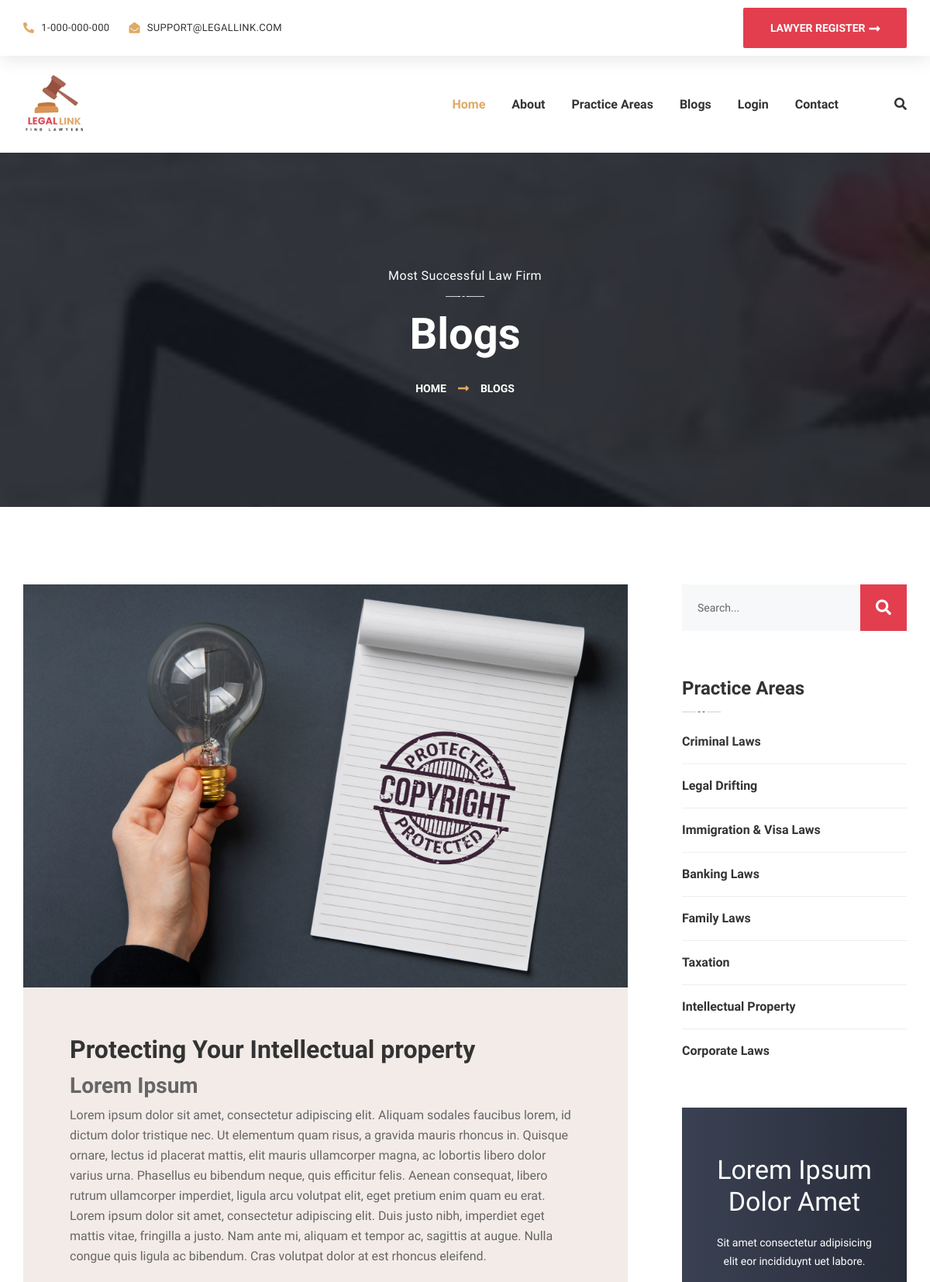
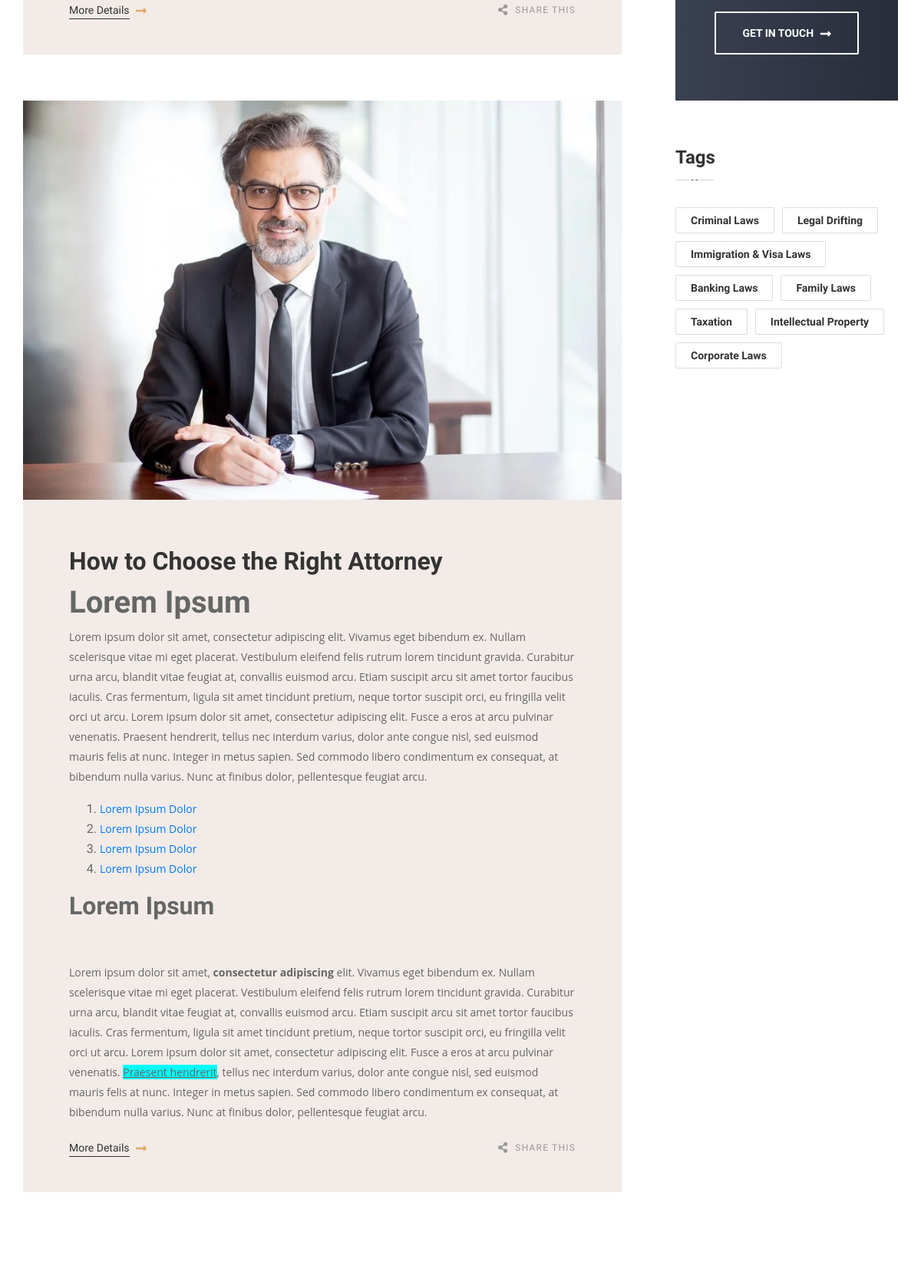
Screenshot of /blog-classic.php (upper part) with the database file from the repository (2 pictures, top to bottom).
### tables this page shows
CREATE TABLE `blogs` (
  `id` int(11) NOT NULL,
  `title` varchar(191) NOT NULL,
  `description` text NOT NULL,
  `featured_image` varchar(191) NOT NULL,
  `visible` mediumint(9) DEFAULT 0,
  `slug` varchar(191) NOT NULL,
  `meta_description` text NOT NULL,
  `created_at` timestamp NOT NULL DEFAULT current_timestamp()
);

CREATE TABLE `practiceareas` (
  `id` int(11) NOT NULL,
  `name` varchar(255) NOT NULL,
  `slug` varchar(255) NOT NULL,
  `image` varchar(255) DEFAULT NULL,
  `description` text DEFAULT NULL,
  `visible` int(11) DEFAULT 0,
  `created_at` datetime NOT NULL
);

### blog-classic.php (the view, shortened to what this page needs)
<?php include("assets/inc//db_conn.php") ?><!doctypehtml><html lang="en"><head><link href="assets/css/animate.css"rel="stylesheet"><link href="assets/css/bootstrap.min.css"rel="stylesheet"><link href="assets/css/bootstrap-datepicker.min.css"rel="stylesheet"><link href="assets/css/bootstrap-select.min.css"rel="stylesheet"><link href="assets/css/hover-min.css"rel="stylesheet"><link href="assets/css/magnific-popup.css"rel="stylesheet"><link href="assets/css/owl.carousel.min.css"rel="stylesheet"><link href="assets/css/owl.theme.default.min.css"rel="stylesheet"><link href="assets/plugins/opklim-icons/style.css"rel="stylesheet"><link href="assets/plugins/fontawesome-5/css/all.min.css"rel="stylesheet"><link href="assets/css/nouislider.css"rel="stylesheet"><link href="assets/css/nouislider.pips.css"rel="stylesheet"><link href="assets/css/jquery.bootstrap-touchspin.min.css"rel="stylesheet"><link href="assets/css/jquery.mCustomScrollbar.min.css"rel="stylesheet"><link href="assets/css/style.css"rel="stylesheet"><link href="assets/css/responsive.css"rel="stylesheet"></head><body><div class="page-wrapper"><?php include("assets/inc/nav-bar.php") ?><section class="inner-banner"style="background-image:url(assets/images/background/blogs.webp);background-size:cover"><div class="container"><p class="inner-banner__tag-line">Most Successful Law Firm</p><h2 class="inner-banner__title">Blogs</h2><ul class="list-unstyled thm-breadcrumb"><li><a href="index.php">Home</a></li><li>Blogs</li></ul></div></section><section class="blog-one blog-one__classic"><div class="container"><div class="no-gutters row"><div class="col-lg-9"><div class="blog-one__classic-content"><?php $sql=mysqli_query($conn,"SELECT * FROM `blogs`");if(mysqli_num_rows($sql)>0){foreach($sql as $blog){ ?><div class="blog-one__single"><div class="blog-one__image"><div class="blog-one__image-inner"><img alt="Awesome Image"src="admin/assets/img/blog/<?=$blog['featured_image']?>"> <?=$blog['slug']?></div></div><div class="blog-one__content"><h3 class="blog-one__title"><a href="blog-post.php?slug=<?=$blog['slug']?>"><?=$blog['title']?></a></h3><p class="blog-one__text"><?=$blog['description']?></p><div class="blog-one__bottom"><a href="blog-post.php?id=<?=$blog['id']?>"class="blog-one__link"><span>More Details</span> <i class="fa-long-arrow-alt-right fas"></i></a> <a href="blog-post.php?id=<?=$blog['id']?>"class="blog-one__share"><i class="fa fa-share-alt"></i><span class="text-uppercase">share this</span></a></div></div></div><?php }}else{} ?></div></div><?php include("assets/inc/blog-side-bar.php") ?></div></div></section><?php include("assets/inc/footer.php") ?></div><?php include("assets/inc/search-pop.php") ?></body></html>

### assets/inc/blog-side-bar.php (shortened to what this page needs)
<div class="col-lg-3">
    <div class="sidebar sidebar__right">
        <div class="sidebar__single sidebar__search">
            <form action="#" class="sidebar__search-form">
                <input type="search" name="search" placeholder="Search...">
                <button type="submit"><i class="fa fa-search"></i></button>
            </form>
        </div>
        <div class="sidebar__single">
            <h3 class="sidebar__title">Practice Areas</h3>
            <ul class="list-unstyled sidebar__cat-list">
                <?php
                $sql = mysqli_query($conn, "SELECT * FROM `practiceareas` WHERE visible = 1");
                foreach ($sql as $row) {
                ?>
                    <li>
                        <a href="practice-area.php?slug=<?= $row['slug'] ?>">
                            <?= $row['name'] ?>
                        </a>
                    </li>
                <?php
                }
                ?>
            </ul>
        </div>
        <div class="sidebar__single">
            <div class="sidebar__cta">
                <h3 class="sidebar__cta-title">Lorem Ipsum Dolor Amet</h3>
                <p class="sidebar__cta-text">Sit amet consectetur adipisicing elit eor incididuynt uet labore.</p>
                <a href="contact.php" class="thm-btn sidebar__cta-btn">get in touch <i class="fas fa-long-arrow-alt-right"></i></a>
            </div>
        </div>
        <div class="sidebar__single">
            <h3 class="sidebar__title">Tags</h3>
            <div class="sidebar__tags-list">
                <?php
                foreach ($sql as $row) {
                ?>
                    <a href="practice-area.php?slug=<?= $row['slug'] ?>"><?= $row['name'] ?></a>
                <?php
                }
                ?>
            </div>
        </div>
    </div>
</div>

### rows the page displays
blogs: featured_image (picture), title "Protecting Your Intellectual property", description "Lorem Ipsum Lorem ipsum dolor sit amet, consectetur adipiscing elit. Aliquam sodales faucibus lorem, id dictum dolor tristique nec. Ut elementum quam risus, a gravida mauris rhoncus in. Quisque ornare, lectus id placerat mattis, elit mauris ullamcorper magna, ac lobortis libero dolor varius urna. Phasellus eu bibendum neque, quis efficitur felis. Aenean consequat, libero rutrum ullamcorper imperdiet, ligula arcu volutpat elit, eget pretium enim quam eu erat. Lorem ipsum dolor sit amet, consectetur adipiscing elit. Duis justo nibh, imperdiet eget mattis vitae, fringilla a justo. Nam ante mi, aliquam et tempor ac, sagittis at augue. Nulla congue quis ligula ac bibendum. Cras volutpat dolor at…"
blogs: featured_image (picture), title "How to Choose the Right Attorney", description "Lorem Ipsum Lorem ipsum dolor sit amet, consectetur adipiscing elit. Vivamus eget bibendum ex. Nullam scelerisque vitae mi eget placerat. Vestibulum eleifend felis rutrum lorem tincidunt gravida. Curabitur urna arcu, blandit vitae feugiat at, convallis euismod arcu. Etiam suscipit arcu sit amet tortor faucibus iaculis. Cras fermentum, ligula sit amet tincidunt pretium, neque tortor suscipit orci, eu fringilla velit orci ut arcu. Lorem ipsum dolor sit amet, consectetur adipiscing elit. Fusce a eros at arcu pulvinar venenatis. Praesent hendrerit, tellus nec interdum varius, dolor ante congue nisl, sed euismod mauris felis at nunc. Integer in metus sapien. Sed commodo libero condimentum ex…"
practiceareas: name "Criminal Laws"
practiceareas: name "Legal Drifting"
practiceareas: name "Immigration & Visa Laws"
practiceareas: name "Banking Laws"
practiceareas: name "Family Laws"
practiceareas: name "Taxation"
practiceareas: name "Intellectual Property"
practiceareas: name "Corporate Laws"
